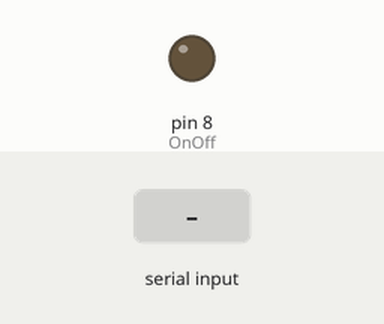
A sketch run on a simulated Arduino Uno, built with avr-gcc and run on an emulated ATmega328P. Parts: output pins drawn as LEDs (lit = HIGH). The test bench sets the inputs (shaded band).

Above: at 1.2 s.
1.3 s: "a" received over Serial
At 2.3 s:
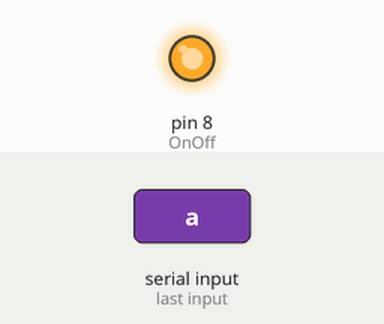
Timing chart, 0 to 4.3 s (numbered marks = the images above; inputs shaded):
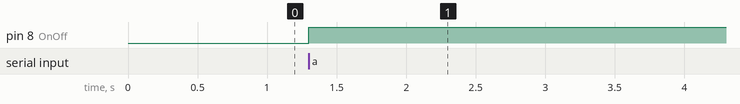

Measured:
- after the input at 1.3 s, pin 8 (OnOff): LOW → HIGH at once

The sketch:

Smartwasher_v2.ino
```cpp
 //Wash Control Version 2, Build 1138152025


int OnOff = 8;
int StopReset = 9;
//int FullWash = 8;
//int Wash = 7;


//variables

int Received = 0;
int OnOff_state = 0;
int StopReset_state = 0;
//int FullWash_state = 0;
//int Wash_state = 0;


void setup() {

  Serial.begin(9600);
  pinMode(OnOff,OUTPUT);
  pinMode(StopReset,OUTPUT);
  //pinMode(FullWash,OUTPUT);
  //pinMode(Wash,OUTPUT);

}

void loop() {

  if(Serial.available()>0)
 {
    Received = Serial.read();
}

////////////////On/Off/////////////////////
if (OnOff_state == 0 && Received == 'a')
  {
    digitalWrite(OnOff,HIGH);
    OnOff_state=1;
    Received=0;
  }
if (OnOff_state ==1 && Received == 'a')
  {
    digitalWrite(OnOff,LOW);
    OnOff_state=0;
    Received=0;
  }
///////////////////////////////////////////


////////////////Stop/Reset/////////////////////
if (StopReset_state == 0 && Received == 'b')
  {
    digitalWrite(StopReset,HIGH);
    StopReset_state=1;
    Received=0;
  }
if (StopReset_state ==1 && Received == 'b')
  {
    digitalWrite(StopReset,LOW);
    StopReset_state=0;
    Received=0;
  }

}
///////////////////////////////////////////

/*
////////////////FullWash/////////////////////
if (FullWash_state == 0 && Received == 'a')
  {
    digitalWrite(FullWash,HIGH);
    FullWash_state=1;
    Received=0;
  }
if (FullWash_state ==1 && Received == 'a')
  {
    digitalWrite(FullWash,LOW);
    FullWash_state=0;
    Received=0;
  }
///////////////////////////////////////////


////////////////Wash/////////////////////
if (Wash_state == 0 && Received == 'a')
  {
    digitalWrite(Wash,HIGH);
    Wash_state=1;
    Received=0;
  }
if (Wash_state ==1 && Received == 'a')
  {
    digitalWrite(Wash,LOW);
    Wash_state=0;
    Received=0;
  }
///////////////////////////////////////////

}
*/
```
